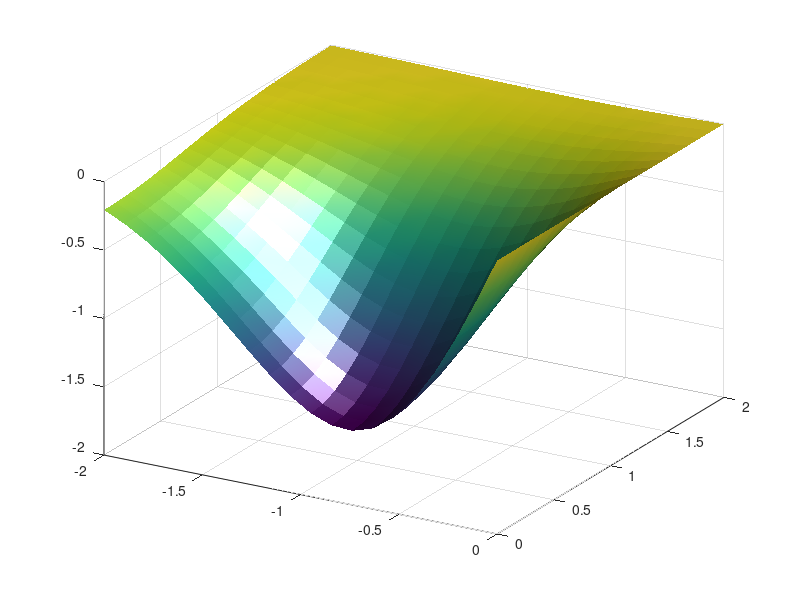

Write MATLAB code to recreate this figure. (Note: this script raises an error after producing the figure.)
clear all;
close all;

points = linspace(-2, 0, 20);
[X, Y] = meshgrid(points, -points);

% Define the function Z = f(X,Y)
Z = 2./exp((X-.5).^2+Y.^2)-2./exp((X+.5).^2+Y.^2);

% "phong" lighting is good for curved, interpolated surfaces. "gouraud"
% is also good for curved surfaces
surf(X, Y, Z)
view(30, 30)
shading interp
light
lighting phong

title('Lighting phong')

print('fig01','-dpng');

exit;